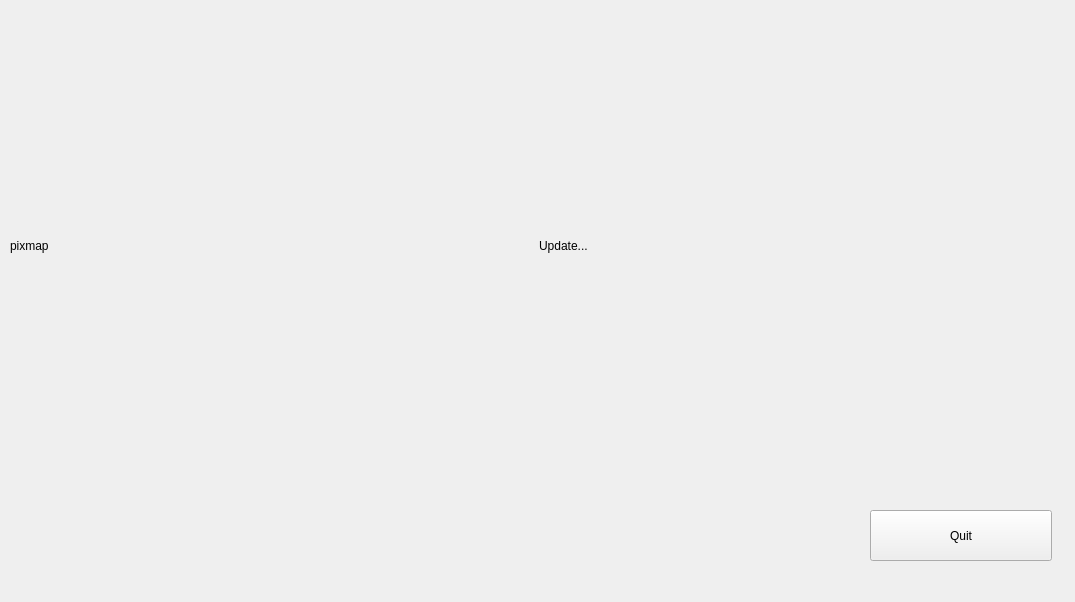
<?xml version="1.0" encoding="UTF-8"?>
<ui version="4.0">
 <class>Fcode</class>
 <widget class="QFrame" name="Fcode">
  <property name="geometry">
   <rect>
    <x>0</x>
    <y>0</y>
    <width>1075</width>
    <height>602</height>
   </rect>
  </property>
  <property name="windowTitle">
   <string>Frame</string>
  </property>
  <widget class="QLabel" name="background">
   <property name="geometry">
    <rect>
     <x>0</x>
     <y>0</y>
     <width>1081</width>
     <height>601</height>
    </rect>
   </property>
   <property name="mouseTracking">
    <bool>false</bool>
   </property>
   <property name="autoFillBackground">
    <bool>true</bool>
   </property>
   <property name="styleSheet">
    <string notr="true">background-image: url(:/background/background.jpg);</string>
   </property>
   <property name="text">
    <string/>
   </property>
   <property name="pixmap">
    <pixmap>:/background/background.jpg</pixmap>
   </property>
   <property name="scaledContents">
    <bool>true</bool>
   </property>
   <property name="wordWrap">
    <bool>false</bool>
   </property>
   <property name="openExternalLinks">
    <bool>false</bool>
   </property>
  </widget>
  <widget class="QPushButton" name="CancelBTN">
   <property name="geometry">
    <rect>
     <x>870</x>
     <y>510</y>
     <width>182</width>
     <height>51</height>
    </rect>
   </property>
   <property name="sizeIncrement">
    <size>
     <width>50</width>
     <height>50</height>
    </size>
   </property>
   <property name="styleSheet">
    <string notr="true">QPushButton#btnGoToHome {
    background-color: &quot;#FFFFFF&quot;;
    border-style: outset;
    border-radius: 10px;
    font: bold 14px;
    min-width: 10em;
    padding: 6px;
	color: rgb(45, 7, 0);
}</string>
   </property>
   <property name="text">
    <string>Quit</string>
   </property>
   <property name="autoRepeat">
    <bool>false</bool>
   </property>
   <property name="autoDefault">
    <bool>false</bool>
   </property>
   <property name="default">
    <bool>false</bool>
   </property>
  </widget>
  <widget class="QWidget" name="gridLayoutWidget">
   <property name="geometry">
    <rect>
     <x>10</x>
     <y>10</y>
     <width>1051</width>
     <height>471</height>
    </rect>
   </property>
   <layout class="QGridLayout" name="gridLayout">
    <property name="sizeConstraint">
     <enum>QLayout::SetDefaultConstraint</enum>
    </property>
    <item row="0" column="0">
     <widget class="QLabel" name="FeedLabel">
      <property name="layoutDirection">
       <enum>Qt::LeftToRight</enum>
      </property>
      <property name="text">
       <string>pixmap</string>
      </property>
     </widget>
    </item>
    <item row="0" column="1">
     <widget class="QLabel" name="QrCodeData">
      <property name="text">
       <string>Update...</string>
      </property>
     </widget>
    </item>
   </layout>
  </widget>
 </widget>
 <resources>
  <include location="background.qrc"/>
  <include location="qrcode.qrc"/>
 </resources>
 <connections/>
</ui>
